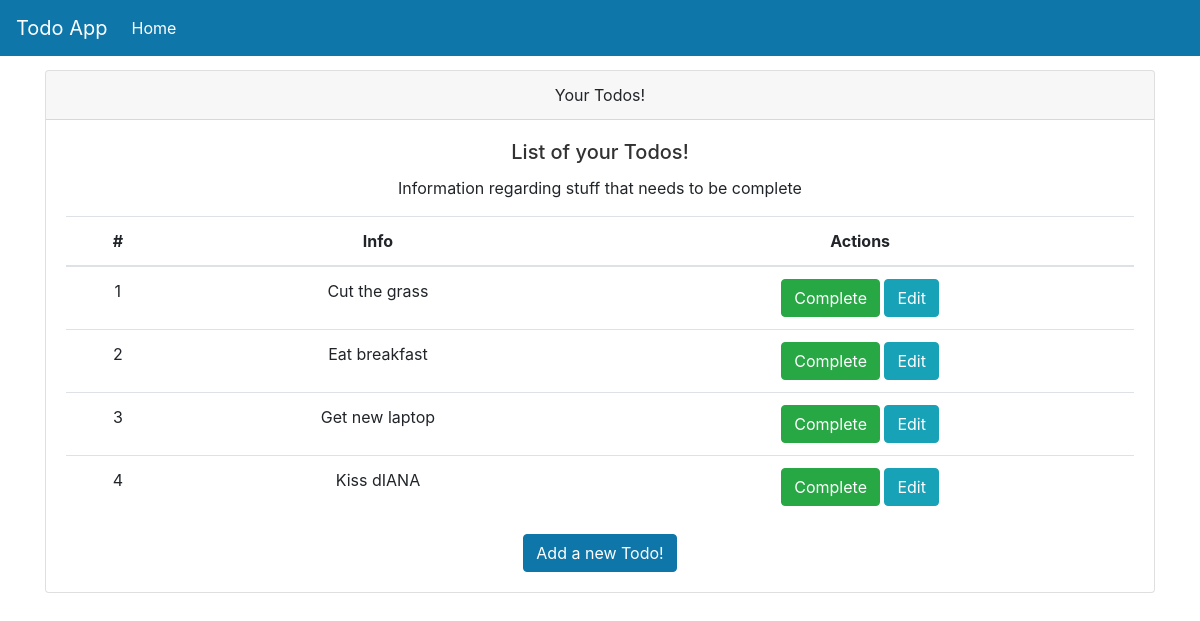
Page /todos/ on the earlier database version.
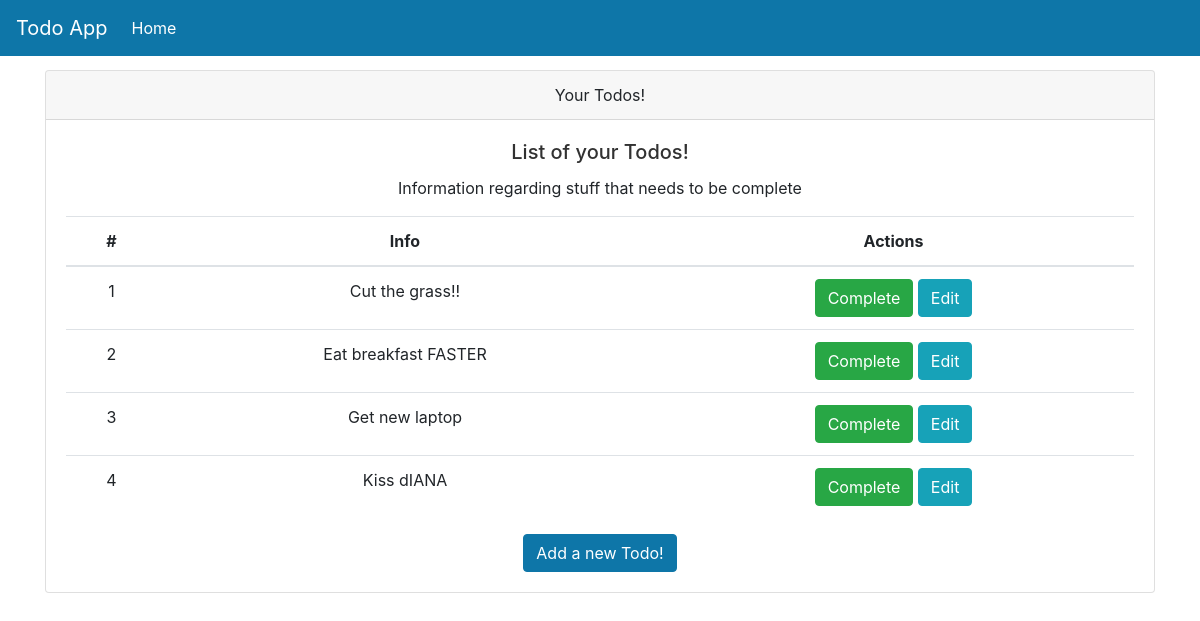
Same page on the later database version.
### models.py (models this page shows)
class Todos(Base):
    __tablename__ = "todos"
    id = Column(Integer, primary_key=True, index=True)
    title = Column(String)
    description = Column(String)
    priority = Column(Integer)
    complete = Column(Boolean, default=False)
    owner_id = Column(Integer, ForeignKey("users.id"))
    owner = relationship("Users", back_populates="todos")

### routers/todos.py (the view)
@router.get("/", response_class=HTMLResponse)
async def read_all_by_user(request: Request, db: Session = Depends(get_db)):
    todos = db.query(models.Todos).filter(models.Todos.owner_id == 1).all()
    return templates.TemplateResponse("home.html", {"request": request, "todos": todos})

### templates/home.html
{% include 'layout.html' %}
<div class="container">
        <div class="card text-center">
            <div class="card-header">
                Your Todos!
            </div>
            <div class="card-body">
                <h5 class="card-title">List of your Todos!</h5>
                <p class="card-text">Information regarding stuff that needs to be complete</p>
                <table class="table table-hover">
                      <thead>
                        <tr>
                          <th scope="col">#</th>
                          <th scope="col">Info</th>
                          <th scope="col">Actions</th>
                        </tr>
                      </thead>
                      <tbody>
                        {% for todo in todos %}
                            <tr class="pointer" >
                              <td>{{ loop.index }}</td>
                              <td>{{ todo.title }}</td>
                              <td>
                                  <button type="button" class="btn btn-success">Complete</button>
                                  <button  onclick="window.location.href='edit-todo/{{todo.id}}'" type="button" class="btn btn-info">Edit</button>
                              </td>
                            </tr>
                        {% endfor %}
                          </tbody>
                </table>
                <a href="add-todo" class="btn btn-primary">Add a new Todo!</a>
            </div>
        </div>
</div>

### templates/layout.html (shortened to what this page needs)
<!DOCTYPE html>
<html lang="en">
<head>
    <link rel="stylesheet" type="text/css" href="{{ url_for('static', path='/todo/css/base.css') }}">
    <link rel="stylesheet" type="text/css" href="{{ url_for('static', path='/todo/css/bootstrap.css') }}">
</head>
<body>
    {% include 'navbar.html' %}
</body>
</html>

### templates/navbar.html (shortened to what this page needs)
<div>
    <nav class="navbar navbar-expand-md navbar-dark main-color fixed-top">
        <a class="navbar-brand" href="#">Todo App</a>
        <div class="collapse navbar-collapse" id="navbarNav">
            <ul class="navbar-nav">
                <li class="nav-item active">
                    <a class="nav-link" href="#">Home </a>
                </li>
            </ul>
        </div>
    </nav>
</div>

### static/todo/css/base.css (style rules this page uses)
body { background: #fafafa; color: #33333a; padding-top: 70px; }
h1, h2, h3, h4, h5, h6 { color: #323232; }
.main-color { background-color: #0e76a8 ; }

Differences in the rows shown:
changed Todos: title "Cut the grass" → "Cut the grass!!"
changed Todos: title "Eat breakfast" → "Eat breakfast FASTER"
